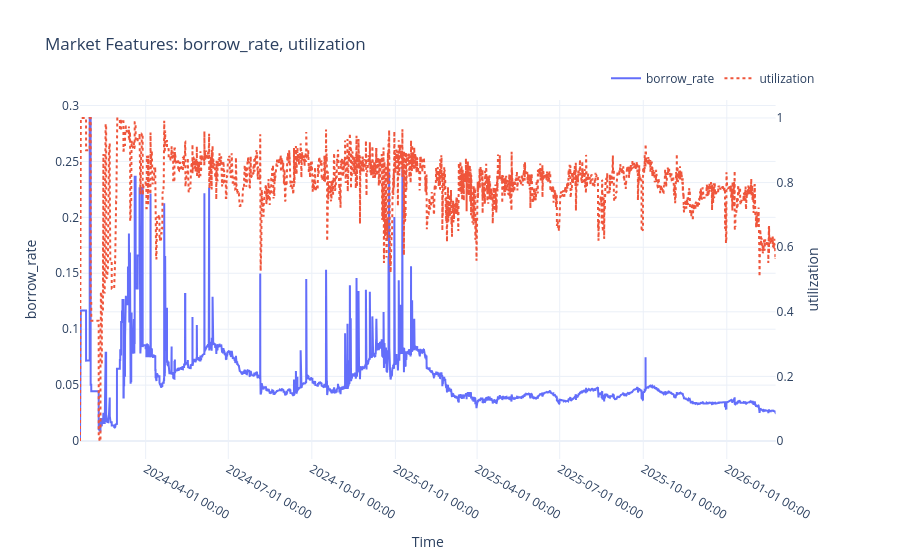

Notebook source saved alongside this figure:
### Code cell
# market_df["borrow_rate_rolling"].plot()

plot_market_features(
    market_df,
    ["borrow_rate", "utilization"]
)

### Figure 1 — Plotly figure (JSON) as saved in the notebook; plotly's stock layout.template omitted (floating-point values rounded to 4 significant figures; data arrays with more than 128 entries replaced by an {"elided": "..."} marker saying what was removed)
{"data": [{"line": {"color": "#636EFA", "width": 2}, "mode": "lines", "name": "borrow_rate", "type": "scatter", "x": {"elided": "18387 str values"}, "xaxis": "x", "y": {"elided": "18387 float values"}, "yaxis": "y"}, {"line": {"color": "#EF553B", "dash": "dot", "width": 2}, "mode": "lines", "name": "utilization", "type": "scatter", "x": {"elided": "18387 str values"}, "xaxis": "x", "y": {"elided": "18387 float values"}, "yaxis": "y2"}], "layout": {"hovermode": "x unified", "legend": {"orientation": "h", "x": 1, "xanchor": "right", "y": 1.02, "yanchor": "bottom"}, "title": {"text": "Market Features: borrow_rate, utilization"}, "xaxis": {"anchor": "y", "domain": [0, 0.94], "tickformat": "%Y-%m-%d %H:%M", "title": {"text": "Time"}}, "yaxis": {"anchor": "x", "domain": [0, 1], "title": {"text": "borrow_rate"}}, "yaxis2": {"anchor": "x", "overlaying": "y", "side": "right", "title": {"text": "utilization"}}}}
